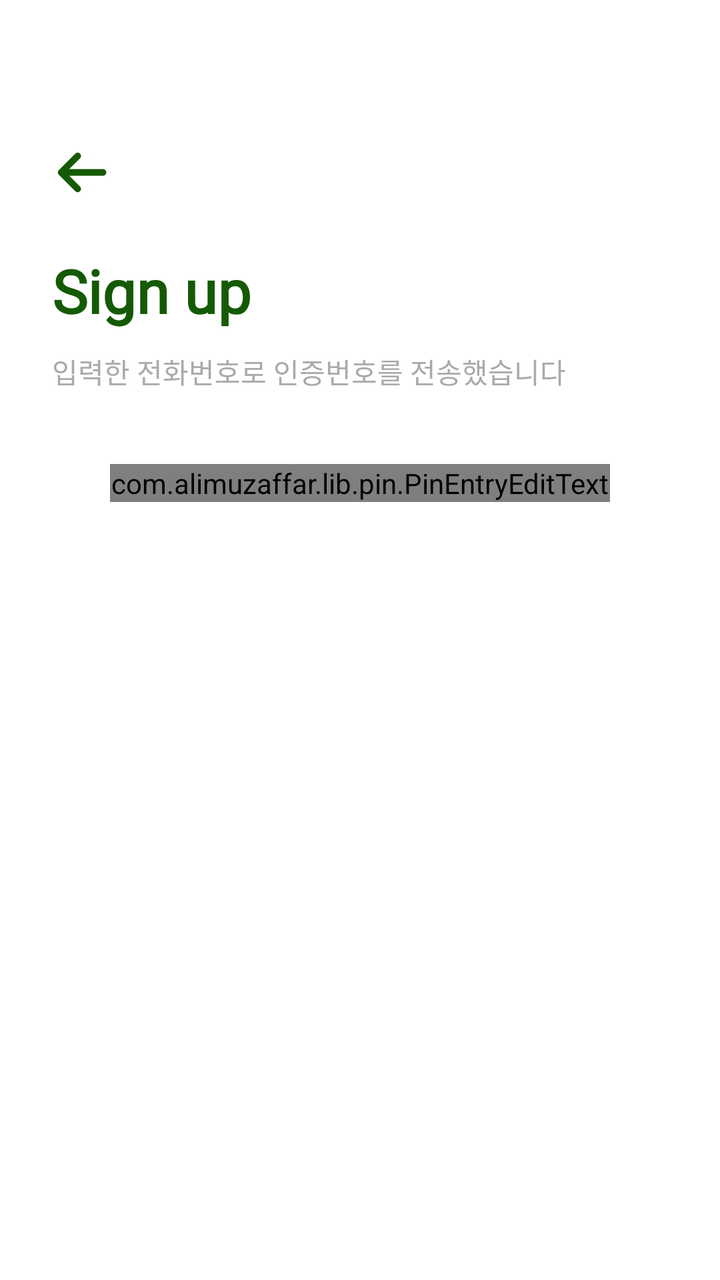
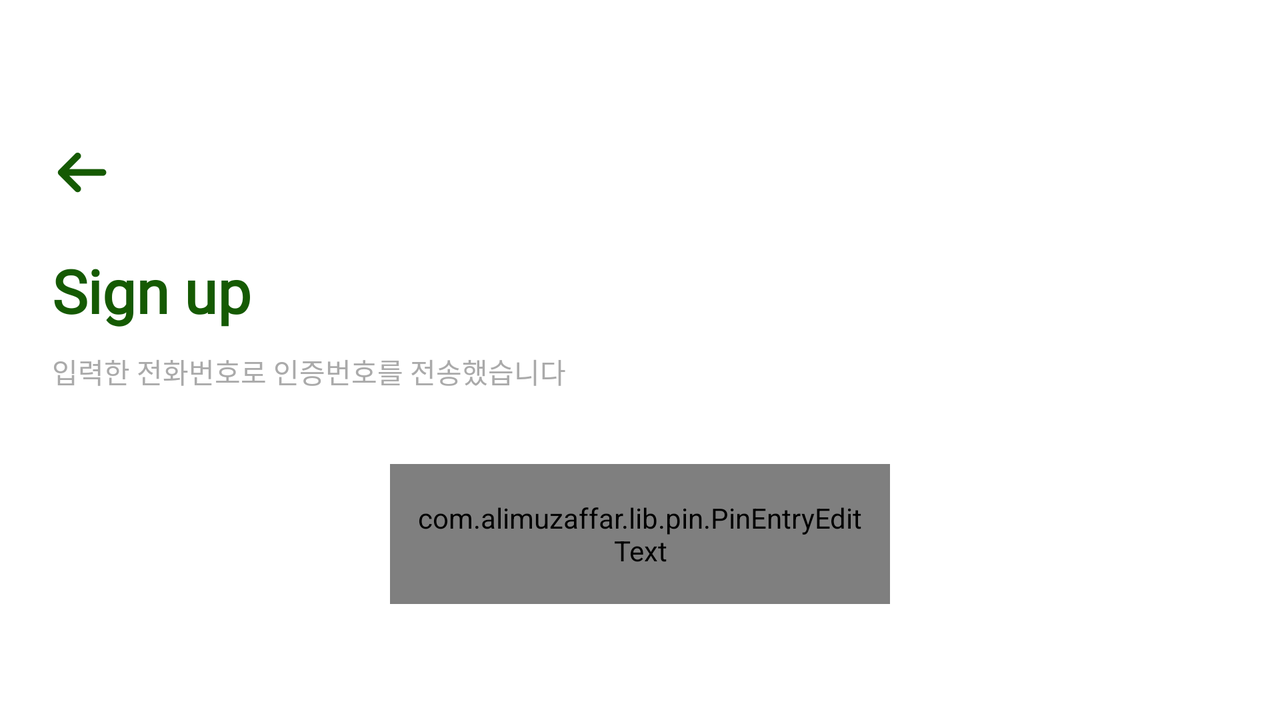

First picture: res/layout/ on a phone held upright. Second picture: the repository's own variant of that layout, on a device whose configuration matches the variant's folder. Source for both follows.
<!-- AndroidManifest.xml: application theme Theme.Dsm_Delivery -->
<!-- res/layout/activity_register_verify_number.xml -->
<?xml version="1.0" encoding="utf-8"?>
<layout xmlns:app="http://schemas.android.com/apk/res-auto"
    xmlns:android="http://schemas.android.com/apk/res/android">


    <androidx.constraintlayout.widget.ConstraintLayout
        android:layout_width="match_parent"
        android:layout_height="match_parent">

        <ImageButton
            style="@style/go_back_button"
            android:layout_marginStart="25dp"
            android:layout_marginTop="70dp"
            app:layout_constraintStart_toStartOf="parent"
            app:layout_constraintTop_toTopOf="parent" />


        <TextView
            android:id="@+id/tv_sign_up"
            style="@style/Textview_frame"
            android:text="@string/Register"
            android:layout_marginTop="125dp"
            android:layout_marginStart="26dp"
            app:layout_constraintStart_toStartOf="parent"
            app:layout_constraintTop_toTopOf="parent" />


        <TextView
            android:id="@+id/tv_sign_up_message"
            style="@style/TextView_register_phoneNumber"
            android:layout_marginStart="26dp"
            android:layout_marginTop="10dp"
            android:text="@string/text_send_number"
            app:layout_constraintStart_toStartOf="parent"
            app:layout_constraintTop_toBottomOf="@+id/tv_sign_up" />


        <com.alimuzaffar.lib.pin.PinEntryEditText
            android:layout_width="250dp"
            android:layout_height="wrap_content"
            android:cursorVisible="false"
            android:inputType="number"
            android:layout_marginTop="36dp"
            android:layoutDirection="ltr"
            android:maxLength="4"
            android:textSize="22sp"
            app:layout_constraintEnd_toEndOf="parent"
            app:layout_constraintStart_toStartOf="parent"
            app:layout_constraintTop_toBottomOf="@+id/tv_sign_up_message"
            app:pinAnimationType="popIn"
            app:pinBackgroundDrawable="@drawable/pin_edit"
            app:pinBackgroundIsSquare="true" />





    </androidx.constraintlayout.widget.ConstraintLayout>
</layout>
<!-- resources referenced by this layout -->
<resources>
  <!-- drawable pin_edit: png bitmap (drawable, 5038 bytes) -->
  <string name="Register">Sign up</string>
  <string name="text_send_number">입력한 전화번호로 인증번호를 전송했습니다</string>
  <!-- from res/values-v28/ -->
  <style name="TextView_register_phoneNumber" parent="Widget.AppCompat.TextView">
          <item name="android:layout_width">wrap_content</item>
          <item name="android:layout_height">wrap_content</item>
          <item name="android:fontFamily">@font/main_font</item>
          <item name="android:textSize">14sp</item>
          <item name="android:textFontWeight">500</item>
          <item name="android:textColor">@color/main_sub_color</item>
      </style>
  <style name="Textview_frame" parent="Widget.AppCompat.TextView">
          <item name="android:layout_width">wrap_content</item>
          <item name="android:layout_height">wrap_content</item>
          <item name="android:fontFamily">@font/main_font</item>
          <item name="android:textFontWeight">700</item>
          <item name="android:textSize">30sp</item>
          <item name="android:textColor">@color/main_top_textView</item>
      </style>
  <style name="go_back_button" parent="Widget.AppCompat.ImageButton">
          <item name="android:layout_width">32dp</item>
          <item name="android:layout_height">32dp</item>
          <item name="android:background">@drawable/back_button</item>
      </style>
  <style name="Theme.Dsm_Delivery" parent="Theme.MaterialComponents.DayNight.NoActionBar">
          
          <item name="colorPrimary">@color/purple_500</item>
          <item name="colorPrimaryVariant">@color/purple_700</item>
          <item name="colorOnPrimary">@color/white</item>
          
          <item name="colorSecondary">@color/teal_200</item>
          <item name="colorSecondaryVariant">@color/teal_700</item>
          <item name="colorOnSecondary">@color/black</item>
          
          <item name="android:statusBarColor">#000000</item>
          
      </style>
  <color name="main_sub_color">#AAAAAA</color>
  <color name="main_top_textView">#155A03</color>
  <!-- drawable back_button: png bitmap (drawable, 1041 bytes) -->
  <color name="purple_500">#FF6200EE</color>
  <color name="purple_700">#FF3700B3</color>
  <color name="white">#FFFFFFFF</color>
  <color name="teal_200">#FF03DAC5</color>
  <color name="teal_700">#FF018786</color>
  <color name="black">#FF000000</color>
</resources>
<!-- res/layout-land/activity_register_verify_number.xml (the repository's variant of the layout above) -->
<!-- drawn on the phone turned sideways -->
<?xml version="1.0" encoding="utf-8"?>
<layout xmlns:app="http://schemas.android.com/apk/res-auto"
    xmlns:android="http://schemas.android.com/apk/res/android">


    <androidx.constraintlayout.widget.ConstraintLayout
        android:layout_width="match_parent"
        android:layout_height="match_parent">

        <ImageButton
            style="@style/go_back_button"
            android:layout_marginStart="25dp"
            android:layout_marginTop="70dp"
            app:layout_constraintStart_toStartOf="parent"
            app:layout_constraintTop_toTopOf="parent" />


        <TextView
            android:id="@+id/tv_sign_up"
            style="@style/Textview_frame"
            android:text="@string/Register"
            android:layout_marginTop="125dp"
            android:layout_marginStart="26dp"
            app:layout_constraintStart_toStartOf="parent"
            app:layout_constraintTop_toTopOf="parent" />


        <TextView
            android:id="@+id/textView"
            style="@style/TextView_register_phoneNumber"
            android:layout_marginStart="26dp"
            android:layout_marginTop="10dp"
            android:text="@string/text_send_number"
            app:layout_constraintStart_toStartOf="parent"
            app:layout_constraintTop_toBottomOf="@+id/tv_sign_up" />


        <com.alimuzaffar.lib.pin.PinEntryEditText
            android:layout_width="250dp"
            android:layout_height="70dp"
            android:cursorVisible="false"
            android:inputType="number"
            android:layout_marginTop="36dp"
            android:layoutDirection="ltr"
            android:padding="11dp"
            android:maxLength="4"
            app:layout_constraintEnd_toEndOf="parent"
            app:layout_constraintStart_toStartOf="parent"
            app:layout_constraintTop_toBottomOf="@+id/textView"
            app:pinAnimationType="popIn"
            app:pinBackgroundDrawable="@drawable/pin_edit"
            app:pinBackgroundIsSquare="true" />







    </androidx.constraintlayout.widget.ConstraintLayout>
</layout>
